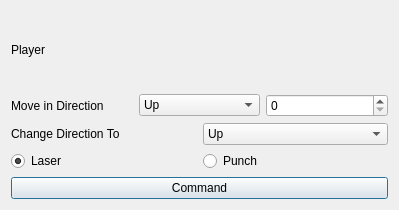
<?xml version="1.0" encoding="UTF-8"?>
<ui version="4.0">
 <class>Dialog</class>
 <widget class="QDialog" name="Dialog">
  <property name="geometry">
   <rect>
    <x>0</x>
    <y>0</y>
    <width>399</width>
    <height>210</height>
   </rect>
  </property>
  <property name="windowTitle">
   <string>Dialog</string>
  </property>
  <layout class="QVBoxLayout" name="verticalLayout">
   <item>
    <widget class="QLabel" name="label">
     <property name="text">
      <string>Player</string>
     </property>
    </widget>
   </item>
   <item>
    <layout class="QHBoxLayout" name="horizontalLayout">
     <item>
      <widget class="QLabel" name="label_2">
       <property name="text">
        <string>Move in Direction</string>
       </property>
      </widget>
     </item>
     <item>
      <widget class="QComboBox" name="comboBox_2">
       <item>
        <property name="text">
         <string>Up</string>
        </property>
       </item>
       <item>
        <property name="text">
         <string>Down</string>
        </property>
       </item>
       <item>
        <property name="text">
         <string>Right</string>
        </property>
       </item>
       <item>
        <property name="text">
         <string>Left</string>
        </property>
       </item>
      </widget>
     </item>
     <item>
      <widget class="QSpinBox" name="spinBox"/>
     </item>
    </layout>
   </item>
   <item>
    <layout class="QHBoxLayout" name="horizontalLayout_2">
     <item>
      <widget class="QLabel" name="label_3">
       <property name="text">
        <string>Change Direction To</string>
       </property>
      </widget>
     </item>
     <item>
      <widget class="QComboBox" name="comboBox">
       <item>
        <property name="text">
         <string>Up</string>
        </property>
       </item>
       <item>
        <property name="text">
         <string>Down</string>
        </property>
       </item>
       <item>
        <property name="text">
         <string>Right</string>
        </property>
       </item>
       <item>
        <property name="text">
         <string>Left</string>
        </property>
       </item>
      </widget>
     </item>
    </layout>
   </item>
   <item>
    <layout class="QHBoxLayout" name="horizontalLayout_3">
     <item>
      <widget class="QRadioButton" name="LaserButton">
       <property name="text">
        <string>Laser</string>
       </property>
       <property name="checked">
        <bool>true</bool>
       </property>
      </widget>
     </item>
     <item>
      <widget class="QRadioButton" name="PunchButton">
       <property name="text">
        <string>Punch</string>
       </property>
      </widget>
     </item>
    </layout>
   </item>
   <item>
    <widget class="QPushButton" name="pushButton">
     <property name="text">
      <string>Command</string>
     </property>
    </widget>
   </item>
  </layout>
 </widget>
 <resources/>
 <connections/>
</ui>
